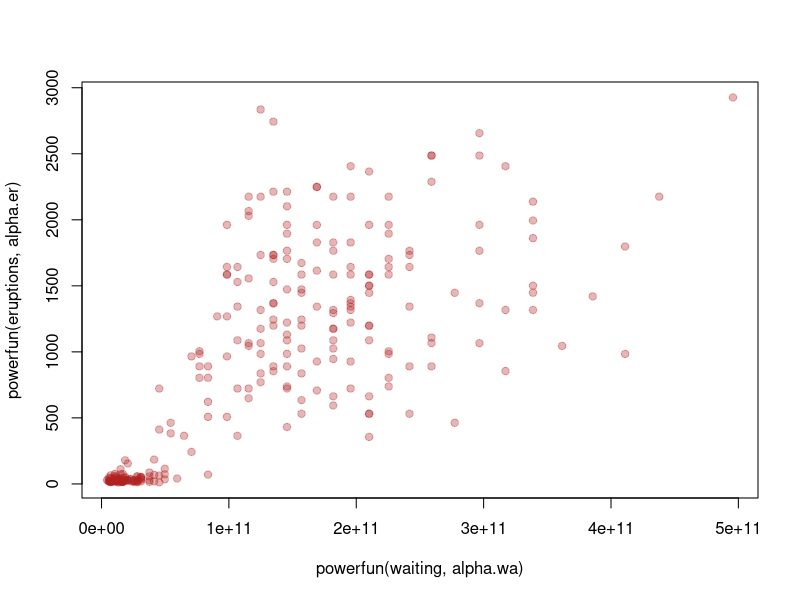
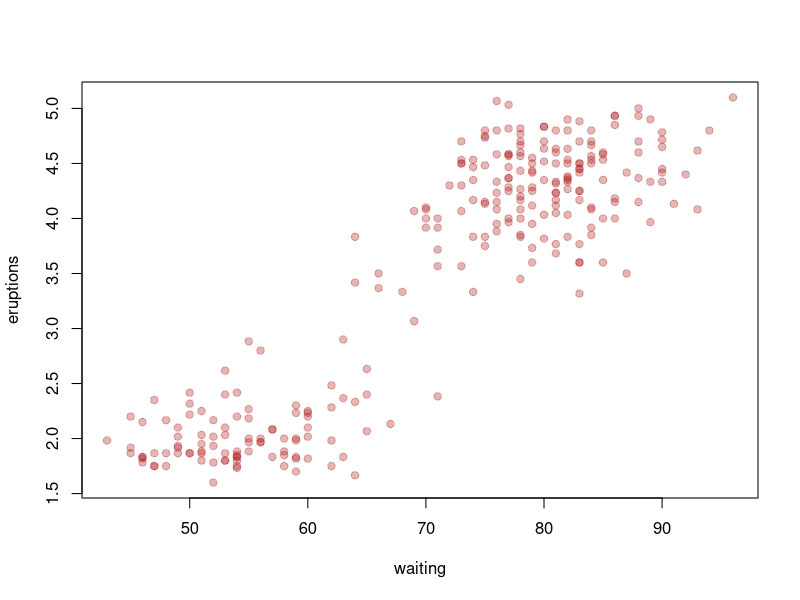

Write the R code that produced these figures, in order.
data(faithful)

powerfun <- function(x, alpha) {
  if(sum(x <= 0) > 1) stop("x must be positive")
  if (alpha == 0)
    log(x)
  else if (alpha > 0) {
    x^alpha
  } else -x^alpha
}

# The values are not continuous
# There is a higher prevalence of multiples of 0.005 and 0.003 than normal
faithful$eruptions

# Calculate Pearson's second skewness coefficient
sdn <- function( z ) { 
  N = length(z)
  sd(z)*sqrt( (N-1)/N )
}
skew  <- function(z) { 3*(mean(z) - median(z))/sdn(z) }

# A function that makes a skew function of power-transformed inputs
createSkewFunction <- function(pop){
  function(alpha) {
    skew(powerfun(pop, alpha))
  }
}

er.skew <- createSkewFunction(faithful$eruptions)
wa.skew <- createSkewFunction(faithful$waiting)
c(er.skew(alpha=1), wa.skew(alpha=1))

# Use uniroot to find power transformation with skew = 0
alpha.er = uniroot(er.skew, interval=c(-20, 20))$root
alpha.wa = uniroot(wa.skew, interval=c(-20, 20))$root
c(alpha.er, alpha.wa)

# Plot the transformed variables
plot(powerfun(eruptions, alpha.er) ~ powerfun(waiting, alpha.wa),
     data=faithful, pch=19, col=adjustcolor("firebrick", 0.33))

# Plot the original variables
# In this plot's it's easier to visually separate the two groups
plot((eruptions ~ waiting), data=faithful, 
     pch=19, col=adjustcolor("firebrick", 0.33))
